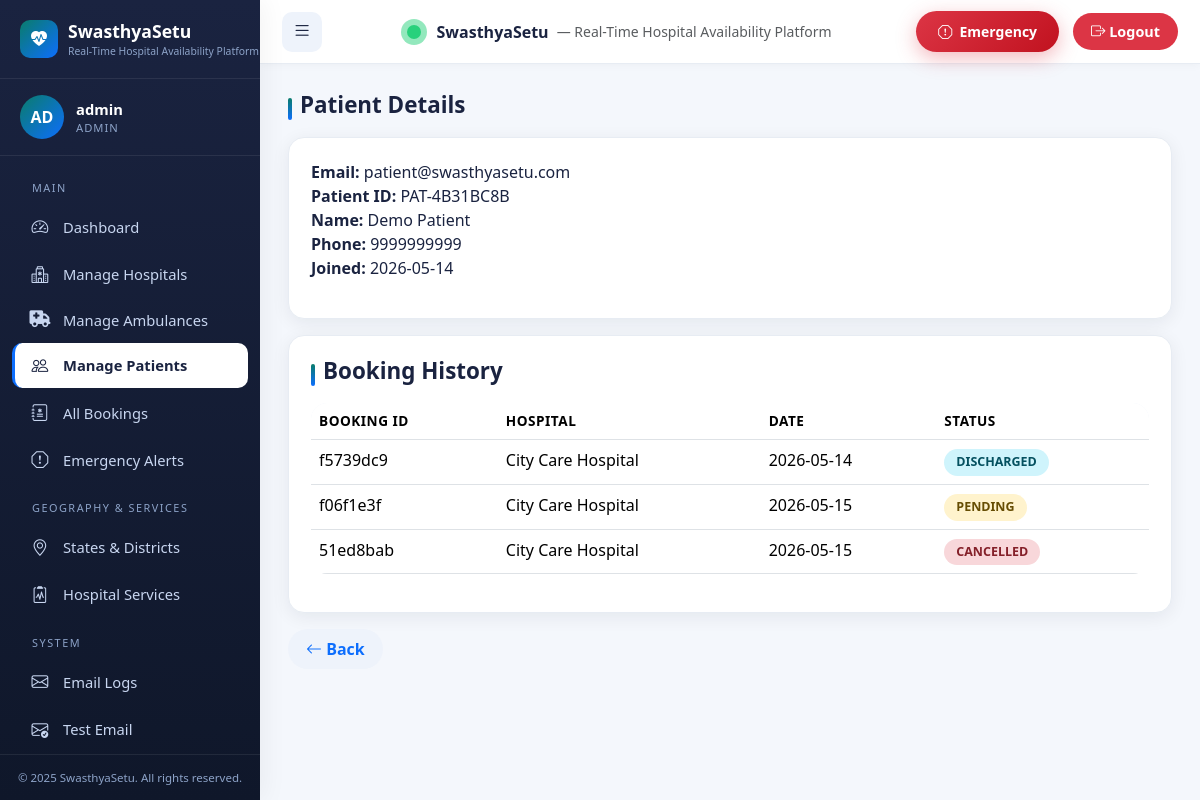
The page /admin/patient/3 (signed in) on the database its author committed.
### app.py (models this page shows, shortened)
class SiteContent(db.Model):
    __tablename__ = 'site_content'
    id = db.Column(db.Integer, primary_key=True)
    key = db.Column(db.String(100), unique=True, nullable=False)
    value = db.Column(db.Text, nullable=False)
    description = db.Column(db.String(255))

class User(UserMixin, db.Model):
    __tablename__ = 'users'
    id = db.Column(db.Integer, primary_key=True)
    email = db.Column(db.String(120), unique=True, nullable=False, index=True)
    password_hash = db.Column(db.String(255), nullable=False)
    role = db.Column(db.String(20), nullable=False)  # admin, hospital, patient
    is_active = db.Column(db.Boolean, default=True)
    is_approved = db.Column(db.Boolean, default=False)
    created_at = db.Column(db.DateTime, default=datetime.utcnow)
    unique_id = db.Column(db.String(20), unique=True, nullable=True)
    hospital_profile = db.relationship('HospitalProfile', backref='user', uselist=False)
    patient_profile = db.relationship('PatientProfile', backref='user', uselist=False)
    bookings = db.relationship('Booking', foreign_keys='Booking.patient_id', backref='patient')
    @property
    def display_name(self):
        if self.role == 'hospital' and self.hospital_profile:
            return self.hospital_profile.hospital_name
        if self.role == 'patient' and self.patient_profile:
            return self.patient_profile.full_name
        return self.email.split('@')[0]
    @property
    def initials(self):
        name = self.display_name or self.email
        parts = name.split()
        if len(parts) >= 2:
            return (parts[0][0] + parts[1][0]).upper()
        return name[:2].upper()

class PatientProfile(db.Model):
    __tablename__ = 'patient_profiles'
    id = db.Column(db.Integer, primary_key=True)
    user_id = db.Column(db.Integer, db.ForeignKey('users.id'), unique=True, nullable=False)
    full_name = db.Column(db.String(100), nullable=False)
    phone = db.Column(db.String(20), nullable=False)
    date_of_birth = db.Column(db.Date, nullable=True)
    blood_group = db.Column(db.String(5), nullable=True)
    address = db.Column(db.Text, nullable=True)
    emergency_contact = db.Column(db.String(20), nullable=True)

class Booking(db.Model):
    __tablename__ = 'bookings'
    id = db.Column(db.Integer, primary_key=True)
    booking_id = db.Column(db.String(36), unique=True, nullable=False, default=lambda: str(uuid.uuid4()))
    patient_id = db.Column(db.Integer, db.ForeignKey('users.id'), nullable=False)
    hospital_id = db.Column(db.Integer, db.ForeignKey('hospital_profiles.id'), nullable=False)
    patient_name = db.Column(db.String(100), nullable=False)
    patient_age = db.Column(db.Integer, nullable=True)
    patient_gender = db.Column(db.String(10), nullable=True)
    patient_phone = db.Column(db.String(20), nullable=False)
    patient_email = db.Column(db.String(120), nullable=False)
    patient_address = db.Column(db.Text, nullable=True)
    blood_group = db.Column(db.String(5), nullable=True)
    emergency_contact = db.Column(db.String(20), nullable=True)
    reason = db.Column(db.Text, nullable=False)
    treatment_needed = db.Column(db.String(200), nullable=False)
    admission_type = db.Column(db.String(50), default='general')
    expected_admission_date = db.Column(db.DateTime, nullable=True)
    status = db.Column(db.String(20), default='pending')
    booking_date = db.Column(db.DateTime, default=datetime.utcnow)
    notes = db.Column(db.Text, nullable=True)
    needs_ambulance = db.Column(db.Boolean, default=False)
    booked_beds = db.relationship('BookingBed', backref='booking', cascade='all, delete-orphan')
    booking_services = db.relationship('BookingService', backref='booking', cascade='all, delete-orphan')
    ambulance_booking = db.relationship('AmbulanceBooking', backref='booking', uselist=False, cascade='all, delete-orphan')

class HospitalProfile(db.Model):
    __tablename__ = 'hospital_profiles'
    id = db.Column(db.Integer, primary_key=True)
    user_id = db.Column(db.Integer, db.ForeignKey('users.id'), unique=True, nullable=False)
    hospital_name = db.Column(db.String(200), nullable=False)
    address = db.Column(db.Text, nullable=False)
    contact_number = db.Column(db.String(20), nullable=False)
    district_id = db.Column(db.Integer, db.ForeignKey('districts.id'), nullable=False)
    description = db.Column(db.Text)
    logo_filename = db.Column(db.String(200), nullable=True)
    hospital_image = db.Column(db.String(200), nullable=True)
    license_number = db.Column(db.String(100))
    category = db.Column(db.String(100))
    rating = db.Column(db.Float, default=4.5)
    latitude = db.Column(db.Float, default=19.0760)
    longitude = db.Column(db.Float, default=72.8777)
    created_at = db.Column(db.DateTime, default=datetime.utcnow)
    beds = db.relationship('Bed', backref='hospital', lazy=True, cascade='all, delete-orphan')
    bookings = db.relationship('Booking', backref='hospital')
    ambulances = db.relationship('Ambulance', backref='hospital', lazy=True, cascade='all, delete-orphan')
    services = db.relationship('HospitalService', backref='hospital', lazy=True, cascade='all, delete-orphan')

### app.py (the view)
@app.route('/admin/patient/<int:patient_id>')
@login_required
@role_required('admin')
def admin_patient_detail(patient_id):
    patient = User.query.get_or_404(patient_id)
    if patient.role != 'patient':
        flash('Not a patient.', 'danger')
        return redirect(url_for('admin_patients'))
    bookings = Booking.query.filter_by(patient_id=patient.id).all()
    return render_template('admin/patient_detail.html', patient=patient, bookings=bookings)

### app.py (called while the page is built)
def role_required(*roles):
    def decorator(f):
        @wraps(f)
        def decorated(*args, **kwargs):
            if not current_user.is_authenticated:
                flash('Please login to access this page.', 'warning')
                return redirect(url_for('login'))
            if current_user.role not in roles:
                flash("You don't have permission to access this page.", 'danger')
                return redirect(url_for('index'))
            return f(*args, **kwargs)
        return decorated
    return decorator

### templates/admin/patient_detail.html
{% extends 'base.html' %}
{% block content %}
<h2 class="section-title">Patient Details</h2>
<div class="card-soft mb-3">
  <p><b>Email:</b> {{ patient.email }}<br><b>Patient ID:</b> {{ patient.unique_id }}<br>
  <b>Name:</b> {{ patient.patient_profile.full_name if patient.patient_profile else '—' }}<br>
  <b>Phone:</b> {{ patient.patient_profile.phone if patient.patient_profile else '—' }}<br>
  <b>Joined:</b> {{ patient.created_at.strftime('%Y-%m-%d') }}</p>
</div>
<div class="card-soft">
  <h5 class="section-title">Booking History</h5>
  <table class="table"><thead><tr><th>Booking ID</th><th>Hospital</th><th>Date</th><th>Status</th></tr></thead>
    <tbody>{% for b in bookings %}<tr><td>{{ b.booking_id[:8] }}</td><td>{{ b.hospital.hospital_name }}</td><td>{{ b.booking_date.strftime('%Y-%m-%d') }}</td><td><span class="status-badge status-{{ b.status }}">{{ b.status }}</span></td></tr>{% else %}<tr><td colspan="4" class="text-center text-muted">No bookings.</td></tr>{% endfor %}</tbody></table>
</div>
<a href="{{ url_for('admin_patients') }}" class="btn btn-soft mt-3"><i class="bi bi-arrow-left"></i> Back</a>
{% endblock %}

### templates/base.html (shortened to what this page needs)
<!doctype html>
<html lang="en">
<head>
  <link href="https://cdn.jsdelivr.net/npm/bootstrap@5.3.3/dist/css/bootstrap.min.css" rel="stylesheet">
  <link rel="stylesheet" href="https://cdn.jsdelivr.net/npm/bootstrap-icons@1.11.3/font/bootstrap-icons.css">
  <link rel="stylesheet" href="https://cdnjs.cloudflare.com/ajax/libs/font-awesome/6.5.2/css/all.min.css">
  <link rel="stylesheet" href="https://cdnjs.cloudflare.com/ajax/libs/animate.css/4.1.1/animate.min.css">
  <link rel="stylesheet" href="https://unpkg.com/leaflet@1.9.4/dist/leaflet.css">
  <link href="{{ url_for('static', filename='css/main.css') }}" rel="stylesheet">
  <link href="{{ url_for('static', filename='css/sidebar.css') }}" rel="stylesheet">
  <link href="{{ url_for('static', filename='css/dashboard.css') }}" rel="stylesheet">
</head>
<body>
  {% if current_user.is_authenticated %}
  <div class="layout">
    <aside class="sidebar" id="sidebar">
      <div class="sidebar-brand">
        <div class="brand-icon"><i class="bi bi-heart-pulse-fill"></i></div>
        <div>
          <span class="brand-text">{{ APP_NAME }}</span>
          <span class="brand-sub">{{ APP_TAGLINE }}</span>
        </div>
      </div>
      <div class="user-card">
        <div class="avatar">{{ current_user.initials }}</div>
        <div class="info">
          <div class="name">{{ current_user.display_name }}</div>
          <div class="role">{{ current_user.role }}</div>
        </div>
      </div>
      <nav class="sidebar-nav">
        {% set ep = request.endpoint or '' %}
        {% if current_user.role == 'admin' %}
          <div class="sidebar-section-label">Main</div>
          <ul>
            <li><a href="{{ url_for('admin_dashboard') }}" class="{{ 'active' if ep=='admin_dashboard' else '' }}"><i class="bi bi-speedometer2"></i><span>Dashboard</span></a></li>
            <li><a href="{{ url_for('admin_hospitals') }}" class="{{ 'active' if 'hospital' in ep and 'admin' in ep else '' }}"><i class="bi bi-hospital"></i><span>Manage Hospitals</span></a></li>
            <li><a href="{{ url_for('admin_ambulances') }}" class="{{ 'active' if ep=='admin_ambulances' else '' }}"><i class="fa-solid fa-truck-medical"></i><span>Manage Ambulances</span></a></li>
            <li><a href="{{ url_for('admin_patients') }}" class="{{ 'active' if 'patient' in ep else '' }}"><i class="bi bi-people"></i><span>Manage Patients</span></a></li>
            <li><a href="{{ url_for('admin_bookings') }}" class="{{ 'active' if ep=='admin_bookings' else '' }}"><i class="bi bi-journal-medical"></i><span>All Bookings</span></a></li>
            <li><a href="{{ url_for('admin_emergency_alerts') }}" class="{{ 'active' if ep=='admin_emergency_alerts' else '' }}"><i class="bi bi-exclamation-octagon"></i><span>Emergency Alerts</span></a></li>
          </ul>
          <div class="sidebar-section-label">Geography & Services</div>
          <ul>
            <li><a href="{{ url_for('manage_states') }}" class="{{ 'active' if ep in ['manage_states','manage_districts'] else '' }}"><i class="bi bi-geo-alt"></i><span>States & Districts</span></a></li>
            <li><a href="{{ url_for('admin_hospital_services') }}" class="{{ 'active' if ep=='admin_hospital_services' else '' }}"><i class="bi bi-clipboard2-pulse"></i><span>Hospital Services</span></a></li>
          </ul>
          <div class="sidebar-section-label">System</div>
          <ul>
            <li><a href="{{ url_for('admin_emails') }}" class="{{ 'active' if 'email' in ep and ep != 'admin_test_email' else '' }}"><i class="bi bi-envelope"></i><span>Email Logs</span></a></li>
            <li><a href="{{ url_for('admin_test_email') }}" class="{{ 'active' if ep=='admin_test_email' else '' }}"><i class="bi bi-envelope-check"></i><span>Test Email</span></a></li>
          </ul>
        {% endif %}
      </nav>
      <div class="sidebar-footer">{{ APP_COPYRIGHT }}</div>
    </aside>
    <div class="main-area">
      <header class="topbar">
        <button class="toggle-btn" id="sidebarToggle" aria-label="Toggle sidebar"><i class="bi bi-list"></i></button>
        <div class="d-flex align-items-center gap-2">
          <span class="brand-pulse"></span>
          <strong>{{ APP_NAME }}</strong>
          <span class="text-muted small d-none d-md-inline">— {{ APP_TAGLINE }}</span>
        </div>
        <div class="topbar-right">
          <button type="button"
                  class="btn btn-emergency btn-sm d-none d-sm-inline-flex emergency-modal-trigger"
                  data-bs-toggle="modal" data-bs-target="#emergencyModal">
            <i class="bi bi-exclamation-octagon"></i>&nbsp; Emergency
          </button>
          <a class="logout-btn" href="{{ url_for('logout') }}"><i class="bi bi-box-arrow-right"></i> Logout</a>
        </div>
      </header>
      <main class="content">
        {% block content %}{% endblock %}
      </main>
    </div>
  </div>
  {% endif %}
</body>
</html>

### static/css/main.css (style rules this page uses)
:root { --primary: #0a7c6b; --primary-dark: #086053; --primary-light: #1aa28d; --accent: #0d6efd; --emergency: #dc3545; --success: #198754; --warning: #ffc107; --info: #0dcaf0; --sidebar-bg: #1a2340; --sidebar-bg-2: #0f172a; --sidebar-text: #c8d6f0; --sidebar-text-muted: #8da3c8; --body-bg: #f4f7fc; --card-bg: #ffffff; --text: #1a2340; --text-muted: #6c757d; --border: #e7ecf3; --radius: 16px; --shadow: 0 4px 18px rgba(15, 23, 42, 0.07); --shadow-hover: 0 10px 28px rgba(15, 23, 42, 0.13); }
* { box-sizing: border-box; }
body { font-family: 'Segoe UI', system-ui, -apple-system, 'Helvetica Neue', Arial, sans-serif; background: var(--body-bg); color: var(--text); margin: 0; padding: 0; min-height: 100vh; }
a { color: var(--accent); text-decoration: none; }
.btn-emergency { background: linear-gradient(135deg, #dc3545, #c1121f); border: none; border-radius: 30px; padding: 10px 22px; font-weight: 700; color: #fff; box-shadow: 0 6px 20px rgba(220, 53, 69, 0.35); }
.btn-soft { background: #eef3fb; color: var(--accent); border: none; border-radius: 30px; padding: 8px 18px; font-weight: 600; }
.card-soft { background: var(--card-bg); border-radius: var(--radius); border: 1px solid var(--border); box-shadow: var(--shadow); padding: 22px; transition: box-shadow .2s, transform .2s; }
.section-title { font-weight: 700; font-size: 1.4rem; color: var(--text); margin-bottom: 18px; position: relative; padding-left: 12px; }
.section-title::before { content: ''; position: absolute; left: 0; top: 6px; height: 22px; width: 4px; background: linear-gradient(180deg, var(--primary), var(--accent)); border-radius: 4px; }
.brand-pulse { display: inline-block; width: 14px; height: 14px; background: #28d17c; border-radius: 50%; margin-right: 8px; position: relative; vertical-align: middle; }
.brand-pulse::after { content: ''; position: absolute; inset: -6px; border-radius: 50%; background: rgba(40, 209, 124, 0.5); animation: pulse 1.6s infinite; }
.status-badge { display: inline-block; padding: 4px 12px; border-radius: 20px; font-size: .78rem; font-weight: 700; text-transform: uppercase; }
.status-pending, .status-requested, .status-open { background: #fff3cd; color: #664d03; }
.status-cancelled, .status-rejected, .status-emergency_reserved { background: #f8d7da; color: #842029; }
.status-discharged, .status-reached { background: #cff4fc; color: #055160; }
.table { background: white; border-radius: var(--radius); overflow: hidden; }
.table thead { background: #f1f5fb; color: var(--text); }
.table th { font-weight: 600; font-size: .85rem; text-transform: uppercase; letter-spacing: .5px; }

### rows shown on the page
SiteContent: value "Real-Time Hospital Availability Platform"
User: initials "AD", display_name "admin", role "ADMIN"
User: email "patient@swasthyasetu.com", unique_id "PAT-4B31BC8B", created_at "2026-05-14"
PatientProfile: patient_profile "Demo Patient", patient_profile "9999999999"
Booking: booking_id "f5739dc9", hospital.hospital_name "City Care Hospital", booking_date "2026-05-14", status "DISCHARGED"
Booking: booking_id "f06f1e3f", hospital.hospital_name "City Care Hospital", booking_date "2026-05-15", status "PENDING"
Booking: booking_id "51ed8bab", hospital.hospital_name "City Care Hospital", booking_date "2026-05-15", status "CANCELLED"

### other values the page prints
{{ APP_NAME }} "SwasthyaSetu"
{{ APP_COPYRIGHT }} "© 2025 SwasthyaSetu. All rights reserved."
